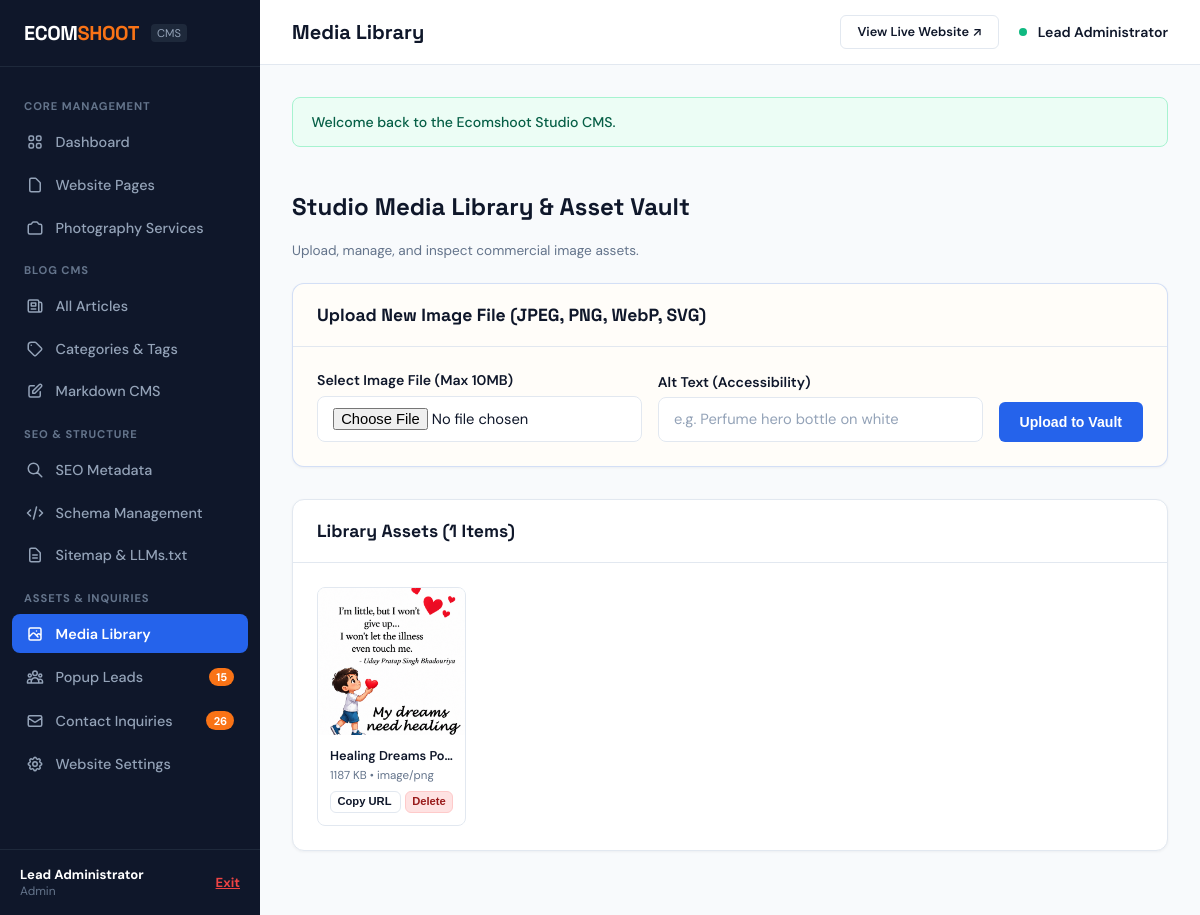
Page /admin/media.php (signed in) on the committed database.
### tables this page shows
CREATE TABLE `media` (
  `id` int(11) NOT NULL AUTO_INCREMENT,
  `file_name` varchar(255) NOT NULL,
  `original_name` varchar(255) NOT NULL,
  `file_path` varchar(255) NOT NULL,
  `file_size` int(11) NOT NULL,
  `mime_type` varchar(100) NOT NULL,
  `alt_text` varchar(255) DEFAULT NULL,
  `caption` varchar(255) DEFAULT NULL,
  `created_at` timestamp NULL DEFAULT current_timestamp(),
  PRIMARY KEY (`id`)
);

### config/config.php (called while the page is built, shortened)
<?php
function e(?string $string): string {
    return htmlspecialchars($string ?? '', ENT_QUOTES, 'UTF-8');
}
function asset_url(string $path): string {
    $cleanPath = ltrim($path, '/');
    return BASE_URL . '/' . $cleanPath;
}
function url(string $path = ''): string {
    $cleanPath = ltrim($path, '/');
    $cleanPath = preg_replace('/\.php$/i', '', $cleanPath);
    return BASE_URL . ($cleanPath ? '/' . $cleanPath : '');
}

### admin/media.php (the view, shortened to what this page needs)
<?php
require_once __DIR__ . '/../config/config.php';
$db = Database::getInstance()->getConnection();
$media = $db->query("SELECT * FROM media ORDER BY created_at DESC")->fetchAll(PDO::FETCH_ASSOC);
require_once __DIR__ . '/includes/header.php';
?>
<div style="display: flex; justify-content: space-between; align-items: center; margin-bottom: 1.5rem;">
  <div>
    <h2>Studio Media Library &amp; Asset Vault</h2>
    <div style="font-size: 0.85rem; color: var(--admin-text-muted);">Upload, manage, and inspect commercial image assets.</div>
  </div>
</div>
<div class="admin-card" style="background-color: #FFFDF9; border-color: rgba(37, 99, 235, 0.2);">
  <div class="admin-card-header">
    <div class="admin-card-title">Upload New Image File (JPEG, PNG, WebP, SVG)</div>
  </div>
  <div class="admin-card-body">
    <form action="<?= url('admin/media.php') ?>" method="POST" enctype="multipart/form-data" style="display: flex; gap: 1rem; align-items: flex-end; flex-wrap: wrap;">
      <div style="flex: 1; min-width: 200px;">
        <label class="admin-form-label">Select Image File (Max 10MB)</label>
        <input type="file" name="media_file" accept="image/jpeg,image/png,image/webp,image/svg+xml" class="admin-form-control" required>
      </div>
      <div style="flex: 1; min-width: 180px;">
        <label class="admin-form-label">Alt Text (Accessibility)</label>
        <input type="text" name="alt_text" placeholder="e.g. Perfume hero bottle on white" class="admin-form-control">
      </div>
      <button type="submit" class="btn-admin btn-admin-primary" style="padding: 0.65rem 1.25rem;">
        Upload to Vault
      </button>
    </form>
  </div>
</div>
<div class="admin-card">
  <div class="admin-card-header">
    <div class="admin-card-title">Library Assets (<?= count($media) ?> Items)</div>
  </div>
  <div class="admin-card-body">
    <?php if (empty($media)): ?>
      <div style="text-align: center; padding: 3rem; color: var(--admin-text-muted);">
        No media uploaded yet. Use the upload tool above to add assets to the library.
      </div>
    <?php else: ?>
      <div class="media-grid">
        <?php foreach ($media as $m): ?>
          <div class="media-item">
            <div class="media-thumb">
              <img src="<?= asset_url($m['file_path']) ?>" alt="<?= e($m['alt_text']) ?>" loading="lazy">
            </div>
            <div class="media-info">
              <div class="media-title" title="<?= e($m['original_name']) ?>"><?= e($m['original_name']) ?></div>
              <div style="font-size: 0.72rem; color: var(--admin-text-muted); margin-bottom: 0.5rem;">
                <?= round($m['file_size'] / 1024, 1) ?> KB • <?= e($m['mime_type']) ?>
              </div>
              <div style="display: flex; gap: 0.25rem;">
                <button type="button" class="btn-admin btn-admin-outline btn-copy-url" data-url="<?= asset_url($m['file_path']) ?>" style="font-size: 0.7rem; padding: 0.2rem 0.4rem; flex: 1;">
                  Copy URL
                </button>
                <form action="<?= url('admin/media.php?delete=' . $m['id']) ?>" method="POST" onsubmit="return confirm('Delete this media file permanently?');" style="display:inline;">
                  <button type="submit" class="btn-admin btn-admin-danger" style="font-size: 0.7rem; padding: 0.2rem 0.4rem;">
                    Delete
                  </button>
                </form>
              </div>
            </div>
          </div>
        <?php endforeach; ?>
      </div>
    <?php endif; ?>
  </div>
</div>
<?php require_once __DIR__ . '/includes/footer.php'; ?>

### assets/css/admin.css (style rules this page uses)
:root { --admin-sidebar-width: 260px; --admin-header-height: 65px; --admin-bg: #F8FAFC; --admin-sidebar-bg: #0F172A; --admin-sidebar-hover: #1E293B; --admin-card-bg: #FFFFFF; --admin-border: #E2E8F0; --admin-text-main: #0F172A; --admin-text-muted: #64748B; --admin-primary: #2563EB; --admin-primary-hover: #1D4ED8; --admin-coral: #F97316; --admin-success: #10B981; --admin-danger: #EF4444; --admin-warning: #F59E0B; }
.admin-body h1, .admin-body h2, .admin-body h3, .admin-body h4, .admin-body h5, .admin-body h6, .admin-login-body h1, .admin-login-body h2, .admin-login-body h3, .admin-login-body h4, .admin-login-body h5, .admin-login-body h6 { color: var(--admin-text-main); font-family: 'Space Grotesk', -apple-system, sans-serif; font-weight: 700; }
.admin-body input, .admin-body select, .admin-body textarea, .admin-login-body input, .admin-login-body select, .admin-login-body textarea { color: #0F172A !important; background-color: #FFFFFF !important; font-family: 'DM Sans', -apple-system, sans-serif; }
body.admin-body { background-color: var(--admin-bg); color: var(--admin-text-main); font-family: 'DM Sans', -apple-system, BlinkMacSystemFont, sans-serif; margin: 0; display: flex; min-height: 100vh; }
.admin-card { background-color: var(--admin-card-bg); border: 1px solid var(--admin-border); border-radius: 12px; overflow: hidden; box-shadow: 0 1px 3px rgba(15, 23, 42, 0.05); margin-bottom: 2rem; }
.admin-card-header { padding: 1.25rem 1.5rem; border-bottom: 1px solid var(--admin-border); display: flex; align-items: center; justify-content: space-between; }
.admin-card-title { font-family: 'Space Grotesk', sans-serif; font-size: 1.1rem; font-weight: 700; }
.admin-card-body { padding: 1.5rem; }
.btn-admin { display: inline-flex; align-items: center; gap: 0.4rem; padding: 0.55rem 1rem; font-size: 0.88rem; font-weight: 600; border-radius: 6px; border: 1px solid transparent; cursor: pointer; text-decoration: none; line-height: 1.2; }
.btn-admin-primary { background-color: var(--admin-primary); color: #FFFFFF; }
.btn-admin-danger { background-color: #FEE2E2; color: #991B1B; border-color: #FECACA; }
.btn-admin-outline { background-color: #FFFFFF; border-color: var(--admin-border); color: var(--admin-text-main); }
.admin-form-label { display: block; font-size: 0.88rem; font-weight: 600; color: var(--admin-text-main); margin-bottom: 0.4rem; }
.admin-form-control { width: 100%; box-sizing: border-box; padding: 0.7rem 0.95rem; background-color: #FFFFFF !important; color: #0F172A !important; border: 1px solid var(--admin-border); border-radius: 8px; font-family: inherit; font-size: 0.92rem; line-height: 1.4; transition: border-color 0.15s ease, box-shadow 0.15s ease; }
.admin-form-control::placeholder { color: #94A3B8 !important; }
.media-grid { display: grid; grid-template-columns: repeat(5, 1fr); gap: 1.25rem; }
.media-item { border: 1px solid var(--admin-border); border-radius: 8px; overflow: hidden; background-color: #FFFFFF; display: flex; flex-direction: column; }
.media-thumb { aspect-ratio: 1 / 1; overflow: hidden; background-color: #F1F5F9; display: flex; align-items: center; justify-content: center; }
.media-thumb img { width: 100%; height: 100%; object-fit: cover; }
.media-info { padding: 0.75rem; font-size: 0.8rem; }
.media-title { font-weight: 600; white-space: nowrap; overflow: hidden; text-overflow: ellipsis; margin-bottom: 0.25rem; }

### rows in the picture
media: file_path (picture), original_name "Healing Dreams Po…", $m['file_size']/1024 "1187", mime_type "image/png"

### other values in the picture
$newLeadsCount "15"
$unreadCount "26"
$currentAdmin['name'] "Lead Administrator"
$currentAdmin['role'] "Admin"
$adminTitle "Media Library"
$flash['message'] "Welcome back to the Ecomshoot Studio CMS."
count($media) "1"
